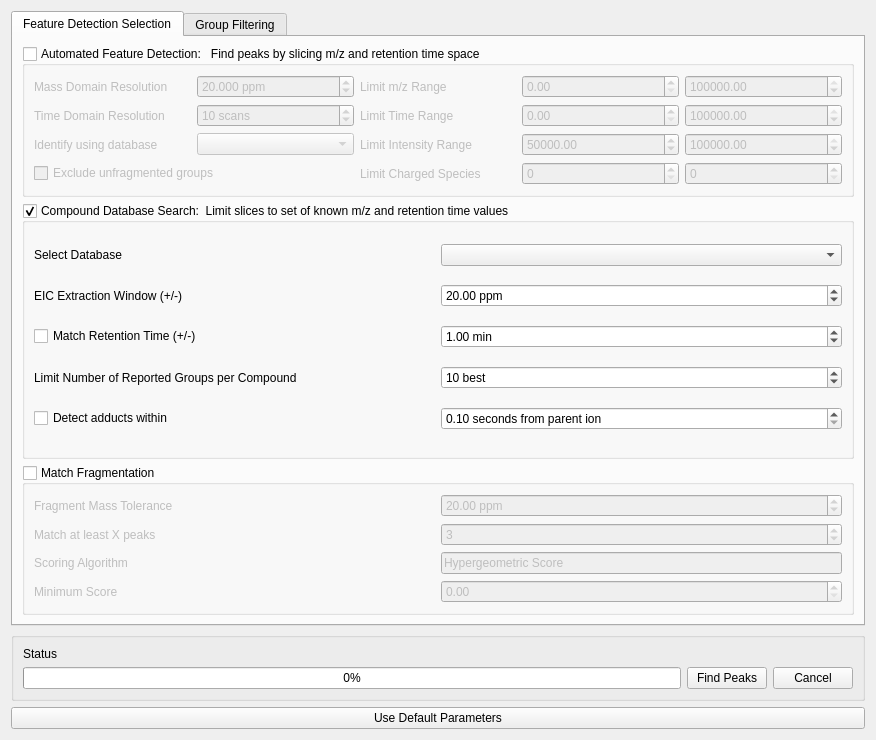
<?xml version="1.0" encoding="UTF-8"?>
<ui version="4.0">
 <class>PeakDetectionDialog</class>
 <widget class="QDialog" name="PeakDetectionDialog">
  <property name="geometry">
   <rect>
    <x>0</x>
    <y>0</y>
    <width>876</width>
    <height>740</height>
   </rect>
  </property>
  <property name="sizeIncrement">
   <size>
    <width>0</width>
    <height>0</height>
   </size>
  </property>
  <property name="windowTitle">
   <string>Peak Detection</string>
  </property>
  <layout class="QVBoxLayout" name="verticalLayout">
   <item>
    <widget class="QTabWidget" name="tabwidget">
     <property name="currentIndex">
      <number>0</number>
     </property>
     <widget class="QWidget" name="featureSelectionTab">
      <attribute name="title">
       <string>Feature Detection Selection</string>
      </attribute>
      <layout class="QGridLayout" name="gridLayout_10">
       <item row="0" column="0" colspan="2">
        <widget class="QGroupBox" name="featureOptions">
         <property name="enabled">
          <bool>true</bool>
         </property>
         <property name="statusTip">
          <string/>
         </property>
         <property name="autoFillBackground">
          <bool>false</bool>
         </property>
         <property name="title">
          <string>Automated Feature Detection:   Find peaks by slicing m/z and retention time space</string>
         </property>
         <property name="flat">
          <bool>false</bool>
         </property>
         <property name="checkable">
          <bool>true</bool>
         </property>
         <property name="checked">
          <bool>false</bool>
         </property>
         <layout class="QGridLayout" name="gridLayout">
          <item row="1" column="0">
           <widget class="QLabel" name="label">
            <property name="text">
             <string>Time Domain Resolution</string>
            </property>
           </widget>
          </item>
          <item row="1" column="2">
           <widget class="QLabel" name="label_18">
            <property name="text">
             <string>Limit Time Range</string>
            </property>
           </widget>
          </item>
          <item row="0" column="0">
           <widget class="QLabel" name="label_7">
            <property name="text">
             <string>Mass Domain Resolution</string>
            </property>
           </widget>
          </item>
          <item row="0" column="2">
           <widget class="QLabel" name="label_17">
            <property name="text">
             <string>Limit m/z Range</string>
            </property>
           </widget>
          </item>
          <item row="0" column="1">
           <widget class="QDoubleSpinBox" name="ppmStep">
            <property name="suffix">
             <string> ppm</string>
            </property>
            <property name="decimals">
             <number>3</number>
            </property>
            <property name="maximum">
             <double>1000000000.000000000000000</double>
            </property>
            <property name="singleStep">
             <double>0.500000000000000</double>
            </property>
            <property name="value">
             <double>20.000000000000000</double>
            </property>
           </widget>
          </item>
          <item row="5" column="2">
           <widget class="QLabel" name="label_20">
            <property name="text">
             <string>Limit Charged Species</string>
            </property>
           </widget>
          </item>
          <item row="3" column="2">
           <widget class="QLabel" name="label_19">
            <property name="text">
             <string>Limit Intensity Range</string>
            </property>
           </widget>
          </item>
          <item row="3" column="3">
           <widget class="QDoubleSpinBox" name="minIntensity">
            <property name="maximum">
             <double>9999999999.989999771118164</double>
            </property>
            <property name="value">
             <double>50000.000000000000000</double>
            </property>
           </widget>
          </item>
          <item row="1" column="3">
           <widget class="QDoubleSpinBox" name="rtMin">
            <property name="maximum">
             <double>999999999.000000000000000</double>
            </property>
           </widget>
          </item>
          <item row="1" column="1">
           <widget class="QDoubleSpinBox" name="rtStep">
            <property name="statusTip">
             <string>mz-rt matrix binning</string>
            </property>
            <property name="prefix">
             <string/>
            </property>
            <property name="suffix">
             <string> scans</string>
            </property>
            <property name="decimals">
             <number>0</number>
            </property>
            <property name="minimum">
             <double>1.000000000000000</double>
            </property>
            <property name="maximum">
             <double>1000000.000000000000000</double>
            </property>
            <property name="singleStep">
             <double>5.000000000000000</double>
            </property>
            <property name="value">
             <double>10.000000000000000</double>
            </property>
           </widget>
          </item>
          <item row="5" column="3">
           <widget class="QSpinBox" name="chargeMin">
            <property name="minimum">
             <number>0</number>
            </property>
            <property name="maximum">
             <number>999999999</number>
            </property>
            <property name="value">
             <number>0</number>
            </property>
           </widget>
          </item>
          <item row="0" column="4">
           <widget class="QDoubleSpinBox" name="mzMax">
            <property name="maximum">
             <double>999999999.000000000000000</double>
            </property>
            <property name="value">
             <double>999999999.000000000000000</double>
            </property>
           </widget>
          </item>
          <item row="1" column="4">
           <widget class="QDoubleSpinBox" name="rtMax">
            <property name="maximum">
             <double>999999999.000000000000000</double>
            </property>
            <property name="value">
             <double>999999999.000000000000000</double>
            </property>
           </widget>
          </item>
          <item row="0" column="3">
           <widget class="QDoubleSpinBox" name="mzMin">
            <property name="maximum">
             <double>999999999.000000000000000</double>
            </property>
           </widget>
          </item>
          <item row="5" column="4">
           <widget class="QSpinBox" name="chargeMax">
            <property name="minimum">
             <number>0</number>
            </property>
            <property name="maximum">
             <number>999999999</number>
            </property>
            <property name="value">
             <number>0</number>
            </property>
           </widget>
          </item>
          <item row="3" column="4">
           <widget class="QDoubleSpinBox" name="maxIntensity">
            <property name="maximum">
             <double>9999999999.989999771118164</double>
            </property>
            <property name="value">
             <double>9999999999.000000000000000</double>
            </property>
           </widget>
          </item>
          <item row="3" column="0">
           <widget class="QLabel" name="label_4">
            <property name="text">
             <string>Identify using database</string>
            </property>
           </widget>
          </item>
          <item row="3" column="1">
           <widget class="QComboBox" name="identificationDatabase"/>
          </item>
          <item row="5" column="0" colspan="2">
           <widget class="QCheckBox" name="mustHaveMs2">
            <property name="text">
             <string>Exclude unfragmented groups</string>
            </property>
           </widget>
          </item>
         </layout>
        </widget>
       </item>
       <item row="1" column="0" rowspan="2" colspan="2">
        <widget class="QGroupBox" name="dbSearch">
         <property name="title">
          <string>Compound Database Search:  Limit slices to set of known m/z and retention time values</string>
         </property>
         <property name="checkable">
          <bool>true</bool>
         </property>
         <property name="checked">
          <bool>true</bool>
         </property>
         <layout class="QGridLayout" name="gridLayout_2">
          <item row="4" column="2">
           <widget class="QSpinBox" name="eicMaxGroups">
            <property name="suffix">
             <string> best</string>
            </property>
            <property name="minimum">
             <number>1</number>
            </property>
            <property name="maximum">
             <number>999999999</number>
            </property>
            <property name="value">
             <number>10</number>
            </property>
           </widget>
          </item>
          <item row="0" column="0">
           <widget class="QLabel" name="label_3">
            <property name="text">
             <string>Select Database</string>
            </property>
           </widget>
          </item>
          <item row="1" column="0">
           <widget class="QLabel" name="label_11">
            <property name="text">
             <string>EIC Extraction Window (+/-)</string>
            </property>
           </widget>
          </item>
          <item row="4" column="0">
           <widget class="QLabel" name="label_16">
            <property name="text">
             <string>Limit Number of Reported Groups per Compound</string>
            </property>
           </widget>
          </item>
          <item row="3" column="2">
           <widget class="QDoubleSpinBox" name="compoundRTWindow">
            <property name="prefix">
             <string/>
            </property>
            <property name="suffix">
             <string> min</string>
            </property>
            <property name="maximum">
             <double>999999999.000000000000000</double>
            </property>
            <property name="singleStep">
             <double>0.500000000000000</double>
            </property>
            <property name="value">
             <double>1.000000000000000</double>
            </property>
           </widget>
          </item>
          <item row="3" column="0">
           <widget class="QCheckBox" name="matchRt">
            <property name="text">
             <string>Match Retention Time (+/-)</string>
            </property>
            <property name="checked">
             <bool>false</bool>
            </property>
           </widget>
          </item>
          <item row="1" column="2">
           <widget class="QDoubleSpinBox" name="compoundPPMWindow">
            <property name="suffix">
             <string> ppm</string>
            </property>
            <property name="maximum">
             <double>1000000.000000000000000</double>
            </property>
            <property name="singleStep">
             <double>0.500000000000000</double>
            </property>
            <property name="value">
             <double>20.000000000000000</double>
            </property>
           </widget>
          </item>
          <item row="0" column="2">
           <widget class="QComboBox" name="compoundDatabase"/>
          </item>
          <item row="5" column="0">
           <widget class="QCheckBox" name="searchAdducts">
            <property name="text">
             <string>Detect adducts within</string>
            </property>
           </widget>
          </item>
          <item row="5" column="2">
           <widget class="QDoubleSpinBox" name="adductSearchWindow">
            <property name="suffix">
             <string notr="true"> seconds from parent ion</string>
            </property>
            <property name="minimum">
             <double>0.100000000000000</double>
            </property>
            <property name="maximum">
             <double>2.000000000000000</double>
            </property>
            <property name="singleStep">
             <double>0.100000000000000</double>
            </property>
           </widget>
          </item>
         </layout>
        </widget>
       </item>
       <item row="4" column="0" colspan="2">
        <widget class="QGroupBox" name="matchFragmentationOptions">
         <property name="enabled">
          <bool>true</bool>
         </property>
         <property name="title">
          <string>Match Fragmentation</string>
         </property>
         <property name="checkable">
          <bool>true</bool>
         </property>
         <property name="checked">
          <bool>false</bool>
         </property>
         <layout class="QGridLayout" name="gridLayout_8">
          <item row="4" column="0">
           <widget class="QLabel" name="label_scoringAlgo">
            <property name="text">
             <string>Scoring Algorithm</string>
            </property>
           </widget>
          </item>
          <item row="0" column="0">
           <widget class="QLabel" name="label_fragmentTolerance">
            <property name="text">
             <string>Fragment Mass Tolerance</string>
            </property>
           </widget>
          </item>
          <item row="0" column="1">
           <widget class="QDoubleSpinBox" name="fragmentTolerance">
            <property name="suffix">
             <string> ppm</string>
            </property>
            <property name="maximum">
             <double>1000.000000000000000</double>
            </property>
            <property name="value">
             <double>20.000000000000000</double>
            </property>
           </widget>
          </item>
          <item row="2" column="0">
           <widget class="QLabel" name="label_matchAtLeastX">
            <property name="text">
             <string>Match at least X peaks</string>
            </property>
           </widget>
          </item>
          <item row="2" column="1">
           <widget class="QDoubleSpinBox" name="minFragMatch">
            <property name="decimals">
             <number>0</number>
            </property>
            <property name="value">
             <double>3.000000000000000</double>
            </property>
           </widget>
          </item>
          <item row="5" column="0">
           <widget class="QLabel" name="label_minMatchScore">
            <property name="text">
             <string>Minimum Score</string>
            </property>
           </widget>
          </item>
          <item row="5" column="1">
           <widget class="QDoubleSpinBox" name="minFragMatchScore">
            <property name="prefix">
             <string/>
            </property>
            <property name="suffix">
             <string/>
            </property>
            <property name="maximum">
             <double>1000.000000000000000</double>
            </property>
            <property name="singleStep">
             <double>5.000000000000000</double>
            </property>
           </widget>
          </item>
          <item row="4" column="1">
           <widget class="QLineEdit" name="scoringAlgo">
            <property name="sizePolicy">
             <sizepolicy hsizetype="Minimum" vsizetype="Fixed">
              <horstretch>0</horstretch>
              <verstretch>0</verstretch>
             </sizepolicy>
            </property>
            <property name="cursor">
             <cursorShape>BlankCursor</cursorShape>
            </property>
            <property name="text">
             <string>Hypergeometric Score</string>
            </property>
            <property name="readOnly">
             <bool>true</bool>
            </property>
           </widget>
          </item>
         </layout>
         <zorder>scoringAlgo</zorder>
         <zorder>label_minMatchScore</zorder>
         <zorder>minFragMatchScore</zorder>
         <zorder>minFragMatch</zorder>
         <zorder>label_matchAtLeastX</zorder>
         <zorder>fragmentTolerance</zorder>
         <zorder>label_fragmentTolerance</zorder>
         <zorder>label_scoringAlgo</zorder>
        </widget>
       </item>
      </layout>
     </widget>
     <widget class="QWidget" name="groupFilteringTab">
      <attribute name="title">
       <string>Group Filtering</string>
      </attribute>
      <layout class="QGridLayout" name="gridLayout_13">
       <item row="0" column="0">
        <widget class="QGroupBox" name="peakScoringOptions">
         <property name="title">
          <string>Group Filtering</string>
         </property>
         <layout class="QGridLayout" name="gridLayout_3">
          <item row="0" column="0" colspan="4">
           <layout class="QGridLayout" name="gridLayout_5">
            <item row="4" column="0">
             <widget class="QLabel" name="label_28">
              <property name="text">
               <string>At least</string>
              </property>
              <property name="alignment">
               <set>Qt::AlignRight|Qt::AlignTrailing|Qt::AlignVCenter</set>
              </property>
             </widget>
            </item>
            <item row="8" column="1">
             <spacer name="verticalSpacer_3">
              <property name="orientation">
               <enum>Qt::Vertical</enum>
              </property>
              <property name="sizeHint" stdset="0">
               <size>
                <width>20</width>
                <height>40</height>
               </size>
              </property>
             </spacer>
            </item>
            <item row="13" column="1">
             <widget class="QSpinBox" name="minGoodGroupCount">
              <property name="suffix">
               <string> peaks</string>
              </property>
              <property name="maximum">
               <number>100000000</number>
              </property>
              <property name="value">
               <number>1</number>
              </property>
             </widget>
            </item>
            <item row="4" column="2">
             <widget class="QLabel" name="qualityQuantileStatus">
              <property name="text">
               <string>% peaks above minimum quality</string>
              </property>
             </widget>
            </item>
            <item row="1" column="0">
             <widget class="QLabel" name="label_8">
              <property name="text">
               <string>At least</string>
              </property>
              <property name="alignment">
               <set>Qt::AlignRight|Qt::AlignTrailing|Qt::AlignVCenter</set>
              </property>
             </widget>
            </item>
            <item row="12" column="1">
             <widget class="QSpinBox" name="minNoNoiseObs">
              <property name="suffix">
               <string> scans</string>
              </property>
              <property name="minimum">
               <number>1</number>
              </property>
              <property name="maximum">
               <number>1000000000</number>
              </property>
              <property name="value">
               <number>3</number>
              </property>
             </widget>
            </item>
            <item row="4" column="1">
             <widget class="QSlider" name="quantileQuality">
              <property name="maximum">
               <number>100</number>
              </property>
              <property name="singleStep">
               <number>5</number>
              </property>
              <property name="sliderPosition">
               <number>0</number>
              </property>
              <property name="orientation">
               <enum>Qt::Horizontal</enum>
              </property>
              <property name="tickPosition">
               <enum>QSlider::TicksBelow</enum>
              </property>
              <property name="tickInterval">
               <number>5</number>
              </property>
             </widget>
            </item>
            <item row="5" column="1">
             <spacer name="verticalSpacer_2">
              <property name="orientation">
               <enum>Qt::Vertical</enum>
              </property>
              <property name="sizeHint" stdset="0">
               <size>
                <width>20</width>
                <height>40</height>
               </size>
              </property>
             </spacer>
            </item>
            <item row="0" column="0">
             <widget class="QLabel" name="label_10">
              <property name="text">
               <string>Minimum Peak Intensity</string>
              </property>
              <property name="alignment">
               <set>Qt::AlignRight|Qt::AlignTrailing|Qt::AlignVCenter</set>
              </property>
             </widget>
            </item>
            <item row="0" column="2">
             <widget class="QComboBox" name="peakQuantitation">
              <item>
               <property name="text">
                <string>AreaTop</string>
               </property>
              </item>
              <item>
               <property name="text">
                <string>Area</string>
               </property>
              </item>
              <item>
               <property name="text">
                <string>Height</string>
               </property>
              </item>
              <item>
               <property name="text">
                <string>AreaNotCorrected</string>
               </property>
              </item>
              <item>
               <property name="text">
                <string>AreaTopNotCorrected</string>
               </property>
              </item>
             </widget>
            </item>
            <item row="5" column="0">
             <widget class="QLabel" name="label_27">
              <property name="text">
               <string/>
              </property>
             </widget>
            </item>
            <item row="0" column="1">
             <widget class="QDoubleSpinBox" name="minGroupIntensity">
              <property name="maximumSize">
               <size>
                <width>502</width>
                <height>16777215</height>
               </size>
              </property>
              <property name="showGroupSeparator" stdset="0">
               <bool>true</bool>
              </property>
              <property name="suffix">
               <string/>
              </property>
              <property name="maximum">
               <double>999999999.000000000000000</double>
              </property>
              <property name="value">
               <double>1000000.000000000000000</double>
              </property>
             </widget>
            </item>
            <item row="9" column="0">
             <widget class="QLabel" name="label_6">
              <property name="text">
               <string>Min. Signal/BaseLine Ratio</string>
              </property>
              <property name="alignment">
               <set>Qt::AlignRight|Qt::AlignTrailing|Qt::AlignVCenter</set>
              </property>
             </widget>
            </item>
            <item row="7" column="0">
             <widget class="QLabel" name="label_29">
              <property name="text">
               <string>At least</string>
              </property>
              <property name="alignment">
               <set>Qt::AlignRight|Qt::AlignTrailing|Qt::AlignVCenter</set>
              </property>
             </widget>
            </item>
            <item row="6" column="1">
             <widget class="QDoubleSpinBox" name="sigBlankRatio">
              <property name="maximum">
               <double>10000000.000000000000000</double>
              </property>
              <property name="value">
               <double>2.000000000000000</double>
              </property>
             </widget>
            </item>
            <item row="7" column="2">
             <widget class="QLabel" name="blankQuantileStatus">
              <property name="text">
               <string>% peaks above minimum signal/blank ratio</string>
              </property>
             </widget>
            </item>
            <item row="10" column="2">
             <widget class="QLabel" name="baselineQuantileStatus">
              <property name="text">
               <string>% peaks above minimum signal/baseline ratio</string>
              </property>
             </widget>
            </item>
            <item row="7" column="1">
             <widget class="QSlider" name="quantileSignalBlankRatio">
              <property name="maximum">
               <number>100</number>
              </property>
              <property name="singleStep">
               <number>5</number>
              </property>
              <property name="sliderPosition">
               <number>0</number>
              </property>
              <property name="orientation">
               <enum>Qt::Horizontal</enum>
              </property>
              <property name="tickPosition">
               <enum>QSlider::TicksBelow</enum>
              </property>
              <property name="tickInterval">
               <number>5</number>
              </property>
             </widget>
            </item>
            <item row="10" column="0">
             <widget class="QLabel" name="label_30">
              <property name="text">
               <string>At least</string>
              </property>
              <property name="alignment">
               <set>Qt::AlignRight|Qt::AlignTrailing|Qt::AlignVCenter</set>
              </property>
             </widget>
            </item>
            <item row="3" column="0">
             <widget class="QLabel" name="labelMinQuality">
              <property name="text">
               <string>Minimum Quality</string>
              </property>
              <property name="alignment">
               <set>Qt::AlignRight|Qt::AlignTrailing|Qt::AlignVCenter</set>
              </property>
             </widget>
            </item>
            <item row="9" column="1">
             <widget class="QSpinBox" name="sigBaselineRatio">
              <property name="maximum">
               <number>10000000</number>
              </property>
              <property name="value">
               <number>2</number>
              </property>
             </widget>
            </item>
            <item row="11" column="1">
             <spacer name="verticalSpacer_4">
              <property name="orientation">
               <enum>Qt::Vertical</enum>
              </property>
              <property name="sizeHint" stdset="0">
               <size>
                <width>20</width>
                <height>40</height>
               </size>
              </property>
             </spacer>
            </item>
            <item row="12" column="0">
             <widget class="QLabel" name="label_12">
              <property name="text">
               <string>Minimum Peak Width</string>
              </property>
              <property name="alignment">
               <set>Qt::AlignRight|Qt::AlignTrailing|Qt::AlignVCenter</set>
              </property>
             </widget>
            </item>
            <item row="1" column="2">
             <widget class="QLabel" name="intensityQuantileStatus">
              <property name="text">
               <string>% peaks above minimum intensity </string>
              </property>
             </widget>
            </item>
            <item row="2" column="1">
             <spacer name="verticalSpacer">
              <property name="orientation">
               <enum>Qt::Vertical</enum>
              </property>
              <property name="sizeHint" stdset="0">
               <size>
                <width>20</width>
                <height>40</height>
               </size>
              </property>
             </spacer>
            </item>
            <item row="1" column="1">
             <widget class="QSlider" name="quantileIntensity">
              <property name="maximum">
               <number>100</number>
              </property>
              <property name="singleStep">
               <number>5</number>
              </property>
              <property name="sliderPosition">
               <number>0</number>
              </property>
              <property name="orientation">
               <enum>Qt::Horizontal</enum>
              </property>
              <property name="tickPosition">
               <enum>QSlider::TicksBelow</enum>
              </property>
              <property name="tickInterval">
               <number>5</number>
              </property>
             </widget>
            </item>
            <item row="3" column="1">
             <widget class="QDoubleSpinBox" name="doubleSpinBoxMinQuality">
              <property name="maximum">
               <double>1.000000000000000</double>
              </property>
              <property name="singleStep">
               <double>0.100000000000000</double>
              </property>
              <property name="value">
               <double>0.500000000000000</double>
              </property>
             </widget>
            </item>
            <item row="13" column="0">
             <widget class="QLabel" name="label_100">
              <property name="text">
               <string>Min. Good Peak / Group</string>
              </property>
              <property name="alignment">
               <set>Qt::AlignRight|Qt::AlignTrailing|Qt::AlignVCenter</set>
              </property>
             </widget>
            </item>
            <item row="6" column="0">
             <widget class="QLabel" name="label_9">
              <property name="text">
               <string>Minimum Signal/Blank Ratio</string>
              </property>
              <property name="alignment">
               <set>Qt::AlignRight|Qt::AlignTrailing|Qt::AlignVCenter</set>
              </property>
             </widget>
            </item>
            <item row="10" column="1">
             <widget class="QSlider" name="quantileSignalBaselineRatio">
              <property name="maximum">
               <number>100</number>
              </property>
              <property name="singleStep">
               <number>5</number>
              </property>
              <property name="sliderPosition">
               <number>0</number>
              </property>
              <property name="orientation">
               <enum>Qt::Horizontal</enum>
              </property>
              <property name="invertedAppearance">
               <bool>false</bool>
              </property>
              <property name="invertedControls">
               <bool>false</bool>
              </property>
              <property name="tickPosition">
               <enum>QSlider::TicksBelow</enum>
              </property>
              <property name="tickInterval">
               <number>5</number>
              </property>
             </widget>
            </item>
            <item row="14" column="0">
             <widget class="QLabel" name="label_5">
              <property name="text">
               <string>Peak Classifier Model File</string>
              </property>
              <property name="alignment">
               <set>Qt::AlignRight|Qt::AlignTrailing|Qt::AlignVCenter</set>
              </property>
             </widget>
            </item>
            <item row="14" column="1">
             <widget class="QLineEdit" name="classificationModelFilename">
              <property name="text">
               <string/>
              </property>
             </widget>
            </item>
            <item row="14" column="2">
             <widget class="QPushButton" name="loadModelButton">
              <property name="text">
               <string>Load Model</string>
              </property>
             </widget>
            </item>
           </layout>
          </item>
         </layout>
        </widget>
       </item>
      </layout>
     </widget>
    </widget>
   </item>
   <item>
    <widget class="QGroupBox" name="groupBox_4">
     <layout class="QGridLayout" name="gridLayout_4">
      <item row="4" column="5">
       <widget class="QPushButton" name="cancelButton">
        <property name="text">
         <string>Cancel</string>
        </property>
       </widget>
      </item>
      <item row="4" column="4">
       <widget class="QPushButton" name="computeButton">
        <property name="text">
         <string>Find Peaks</string>
        </property>
       </widget>
      </item>
      <item row="4" column="3">
       <widget class="QProgressBar" name="progressBar">
        <property name="value">
         <number>0</number>
        </property>
       </widget>
      </item>
      <item row="3" column="3">
       <widget class="QLabel" name="statusText">
        <property name="text">
         <string>Status</string>
        </property>
       </widget>
      </item>
     </layout>
    </widget>
   </item>
   <item>
    <widget class="QPushButton" name="resetButton">
     <property name="text">
      <string>Use Default Parameters</string>
     </property>
    </widget>
   </item>
  </layout>
 </widget>
 <tabstops>
  <tabstop>tabwidget</tabstop>
  <tabstop>featureOptions</tabstop>
  <tabstop>ppmStep</tabstop>
  <tabstop>mzMin</tabstop>
  <tabstop>mzMax</tabstop>
  <tabstop>rtStep</tabstop>
  <tabstop>rtMin</tabstop>
  <tabstop>rtMax</tabstop>
  <tabstop>minIntensity</tabstop>
  <tabstop>maxIntensity</tabstop>
  <tabstop>chargeMin</tabstop>
  <tabstop>chargeMax</tabstop>
  <tabstop>dbSearch</tabstop>
  <tabstop>compoundDatabase</tabstop>
  <tabstop>compoundPPMWindow</tabstop>
  <tabstop>matchRt</tabstop>
  <tabstop>compoundRTWindow</tabstop>
  <tabstop>eicMaxGroups</tabstop>
  <tabstop>matchFragmentationOptions</tabstop>
  <tabstop>fragmentTolerance</tabstop>
  <tabstop>minFragMatch</tabstop>
  <tabstop>minFragMatchScore</tabstop>
  <tabstop>minGroupIntensity</tabstop>
  <tabstop>peakQuantitation</tabstop>
  <tabstop>quantileIntensity</tabstop>
  <tabstop>doubleSpinBoxMinQuality</tabstop>
  <tabstop>quantileQuality</tabstop>
  <tabstop>sigBlankRatio</tabstop>
  <tabstop>quantileSignalBlankRatio</tabstop>
  <tabstop>sigBaselineRatio</tabstop>
  <tabstop>quantileSignalBaselineRatio</tabstop>
  <tabstop>minNoNoiseObs</tabstop>
  <tabstop>minGoodGroupCount</tabstop>
  <tabstop>classificationModelFilename</tabstop>
  <tabstop>loadModelButton</tabstop>
  <tabstop>computeButton</tabstop>
  <tabstop>cancelButton</tabstop>
 </tabstops>
 <resources/>
 <connections/>
</ui>
